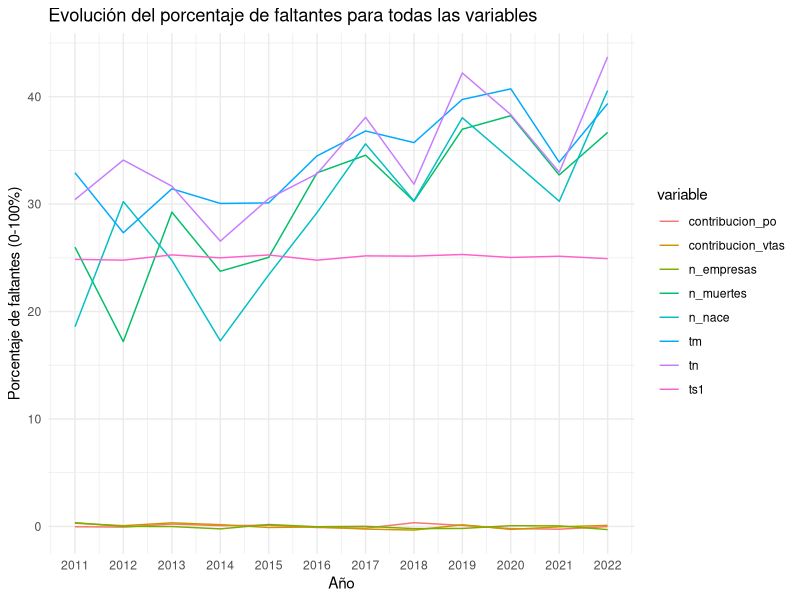
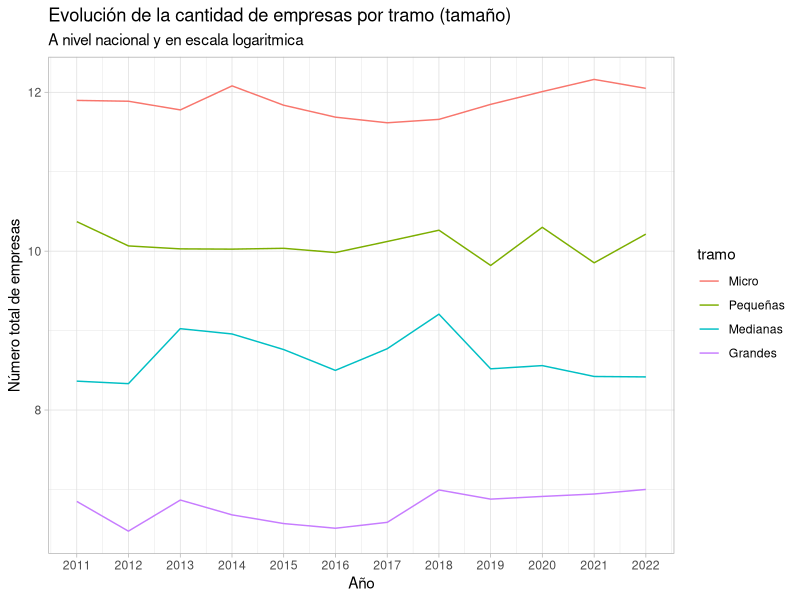
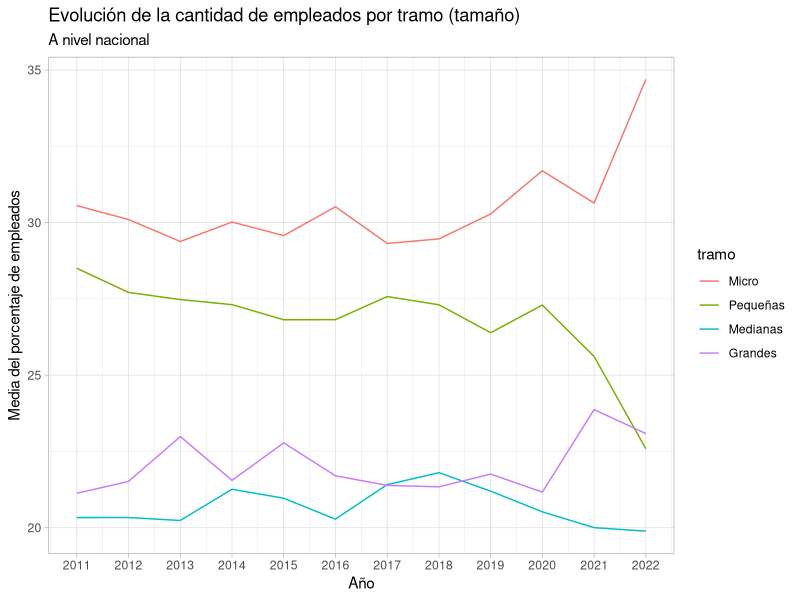
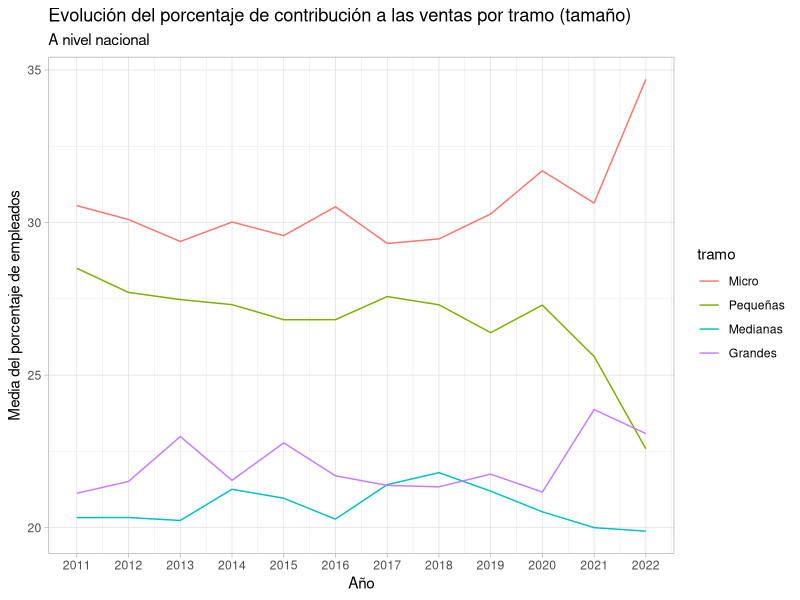

Recreate these plots in R, in order.
## ---- chunk 1
#| label: librerias
#| include: false
library(tidyverse)
options(repr.plot.width=50, repr.plot.height=18)
set.seed(1922)
## ---- chunk 2
#| label: datasets
#| include: false

pymes_df <- read_csv(file.path("data", "processed", "variables", "uy", "pymes.csv"), col_types=cols(anio='c', tramo='f')) |>
  rename(region = departamento)
## ---- chunk 3
pymes_df |>
  skimr::skim()
## ---- chunk 4
#| label: glimpse
pymes_df |> glimpse()
## ---- chunk 5
#| label: head
pymes_df |> head()
## ---- chunk 6
#| label: tail
pymes_df |> tail()
## ---- chunk 7
#label: rand6
pymes_df |> sample_n(6)
## ---- chunk 8
pymes_df |>
  group_by(anio) |>
  summarise(across(where(is.numeric), ~ sum(is.na(.x)) * 100 / (n_distinct(region) * n_distinct(tramo)))) |>
  pivot_longer(!anio, names_to="variable", values_to="pct_faltantes") |>
  mutate(anio = as.Date(paste0(anio, "-01-01"))) |>
  ggplot(aes(x=anio, y=pct_faltantes, color=variable)) +
  geom_line(position = position_jitter(width = 0.6, height = 0.35, seed = 1)) +
  labs(
    title="Evolución del porcentaje de faltantes para todas las variables",
    x="Año",
    y="Porcentaje de faltantes (0-100%)"
  ) +
  scale_x_date(date_labels = "%Y", date_breaks = "1 years") +
  theme_minimal()
## ---- chunk 9
#| label: dist-num-vars
pymes_df %>%
  split(f=.$tramo) %>%
  lapply(\(x) x %>% summarise(across(where(is.numeric), .fns=list(
    min=~min(., na.rm=T),
    p25 = ~quantile(., 0.25, na.rm=T),
    mediana = ~median(., na.rm=T),
    media = ~mean(., na.rm=T),
    p75 = ~quantile(., 0.75, na.rm=T),
    max=~max(., na.rm=T),
    std_dev = ~sd(., na.rm=T),
    std_err = ~sd(., na.rm=T)/sqrt(n()),
    cv=~100*(sd(., na.rm=T)/mean(., na.rm=T)),
    cant_faltantes=~sum(is.na(.))
  ), .names = "{.col}-{.fn}")) |>
    pivot_longer(everything(), names_sep="-", names_to=c("variable", ".value")))
## ---- chunk 10
#| label: evolucion-cant-empresas
pymes_df |>
  group_by(anio, tramo) |>
  summarise(cant_empresas = sum(n_empresas), .groups="drop") |>
  ggplot(aes(x=as.Date(paste0(anio, "-01-01")), y=log(cant_empresas), color=tramo)) +
  geom_line(position = position_jitter(width = 0.6, height = 0.35, seed = 1)) +
  labs(
    title="Evolución de la cantidad de empresas por tramo (tamaño)",
    subtitle="A nivel nacional y en escala logaritmica",
    x="Año",
    y="Número total de empresas"
  ) +
  scale_x_date(date_labels = "%Y", date_breaks = "1 years") +
  theme_light()
## ---- chunk 11
#| label: evolucion-cant-empleados
pymes_df |>
  group_by(anio, tramo) |>
  summarise(cant_empleados = mean(contribucion_po), .groups="drop") |>
  ggplot(aes(x=as.Date(paste0(anio, "-01-01")), y=(cant_empleados), color=tramo)) +
  geom_line(position = position_jitter(width = 0.6, height = 0.35, seed = 1)) +
  labs(
    title="Evolución de la cantidad de empleados por tramo (tamaño)",
    subtitle="A nivel nacional",
    x="Año",
    y="Media del porcentaje de empleados"
  ) +
  scale_x_date(date_labels = "%Y", date_breaks = "1 years") +
  theme_light()
## ---- chunk 12
pymes_df |>
  group_by(anio, tramo) |>
  summarise(cant_empleados = mean(contribucion_po), .groups="drop") |>
  ggplot(aes(x=as.Date(paste0(anio, "-01-01")), y=(cant_empleados), color=tramo)) +
  geom_line(position = position_jitter(width = 0.6, height = 0.35, seed = 1)) +
  labs(
    title="Evolución del porcentaje de contribución a las ventas por tramo (tamaño)",
    subtitle="A nivel nacional",
    x="Año",
    y="Media del porcentaje de empleados"
  ) +
  scale_x_date(date_labels = "%Y", date_breaks = "1 years") +
  theme_light()
